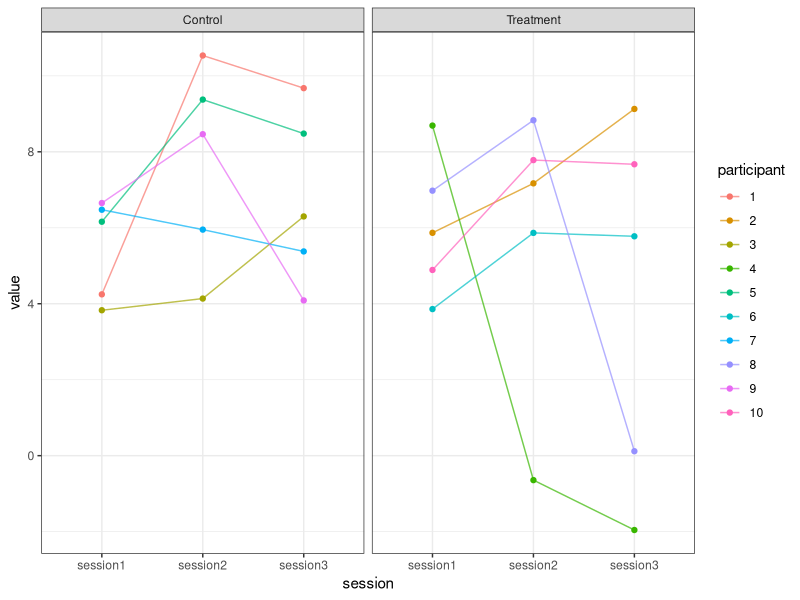

This figure's R source: (Note: this script raises an error after producing the figure.)
## ---- chunk 1
library(tidyverse)
## ---- chunk 2
heights <- tibble(m = rnorm(10, 178, 6), f = rnorm(10, 166, 5))
  
heights
## ---- chunk 3
heights %>%
  gather() 

## ---- chunk 4
heights %>%
  gather(gender, height)

## ---- chunk 5
heights %>%
  gather(gender, height, everything())

heights_long <- heights %>%
  gather(gender, height, m, f)

heights_long

## ---- chunk 6
set.seed(1)
df <- tibble(participant = factor(1:10),
             group = factor(rep(c('Control', 'Treatment'), 5)),
             session1 = rnorm(10, 5.5, 2),
             session2 = rnorm(10, 6, 3),
             session3 = rnorm(10, 6, 4))

df
  
## ---- chunk 7
df %>%
  gather(session, value) # wrong

# many ways to write the same thing:
# exclude participant and group with -
df %>%
  gather(session, value, -participant, -group) 

# or include session1, session2 and session3
df %>%
  gather(session, value, session1:session3) 

# or specify a condition
df_long <- df %>%
  gather(session, value, starts_with("session")) 

df_long
## ---- chunk 8

df_long %>%
  ggplot(aes(session, value, group = participant, colour = participant)) + 
  geom_line(alpha=.7) + 
  geom_point() +
  facet_wrap(~group) + theme_bw()

## ---- chunk 9
heights_long %>%
  spread(gender, height)


## ---- chunk 10

heights_long %>%
  group_by(gender) %>%
  mutate(row = row_number()) %>%
  ungroup %>%
  spread(gender, height) %>%
  select(-row)

## ---- chunk 11
df_long %>%
  spread(session, value)

## ---- chunk 12
df %>% 
  pivot_longer(cols = session1:session3)


df %>% 
  pivot_longer(cols = session1:session3, 
               names_to = "session", 
               values_to = "value")
## ---- chunk 13
df %>% 
  pivot_longer(cols = session1:session3, 
               names_to = "session", 
               values_to = "value",
               names_prefix = "session", # prefix is removed
               names_transform = list(session = as.integer)) # session converted to integer

## ---- chunk 14

heights_lifeExp <- tibble(m_height = rnorm(10, 178, 6), 
                       f_height = rnorm(10, 166, 5),
                       m_lifeExp = rnorm(10, 78, 17),
                       f_lifeExp = rnorm(10, 84, 15))

heights_lifeExp

heights_lifeExp %>%
  pivot_longer(cols = m_height:f_lifeExp, # columns have to be specified
  names_to = c("gender", "variable"), # specify multiple names_to variables
  names_sep = "_", # separator between names
  values_to = "value")

# same with gather:
heights_lifeExp %>%
  gather() %>%
  separate(key, into = c("gender", "variable"), sep = '_')

## ---- chunk 15
df_long %>%
  pivot_wider(names_from = c(participant, group),
  values_from = value) 

## ---- chunk 16
library(reshape2)

## ---- chunk 17

df %>%
  melt()

## ---- chunk 18

df_long %>%
  dcast(participant + group ~ session, value.var = "value") # dcast for data frame output

## ---- chunk 19

billboard

## ---- chunk 20
billboard_long <- billboard %>%
  gather(week, rank, starts_with("wk"), na.rm = T) %>% # na.rm = T removes missing values
  mutate(week = parse_number(week)) # remove "wk" prefix from week
  
billboard_long %>%
  arrange(artist)

## ---- chunk 21

billboard_long %>%
  group_by(artist, track) %>%
  summarise(weeks_in_charts = max(week),
            weeks_in_charts_2 = n_distinct(week),
            best_rank = min(rank),
            weeks_number_one = sum(rank == 1)) %>%
  ungroup

## ---- chunk 22
billboard_long <- billboard_long %>% 
  mutate(date = date.entered + lubridate::weeks(week - 1)) 


billboard_long %>%
  arrange(artist, track, week)

## ---- chunk 23

billboard_long <- billboard_long %>%
  separate(date, into = c('year', 'month', 'day'), convert = TRUE)


billboard_long %>%
  filter(year == 2000, month == 6) %>%
  select(-week) %>%
  spread(day, rank) %>%
  rename_at(6:9, function(x) paste0("day_", x)) %>% # we're using a custom function here - more about them later!
  arrange(day_3) %>%
  relocate(date.entered:month, .after = day_24)
  
## ---- chunk 24

billboard_long %>%
  ggplot(aes(week, rank, group = track)) + geom_line(alpha=.5) + theme_bw()

## ---- chunk 25

billboard_long %>%
  mutate(june_2000_top = (year == 2000) & (month == 6) & (rank < 21)) %>%
  group_by(artist, track) %>%
  filter(mean(june_2000_top) > 0) %>%
  ungroup %>%
  ggplot(aes(week, rank, group = track, 
             colour = interaction(artist, track, sep = ": ", lex.order = T))) + 
  geom_line(alpha=.5, size=1) +
  guides(colour = guide_legend(ncol = 1, title = "Track")) + 
  theme_bw()

